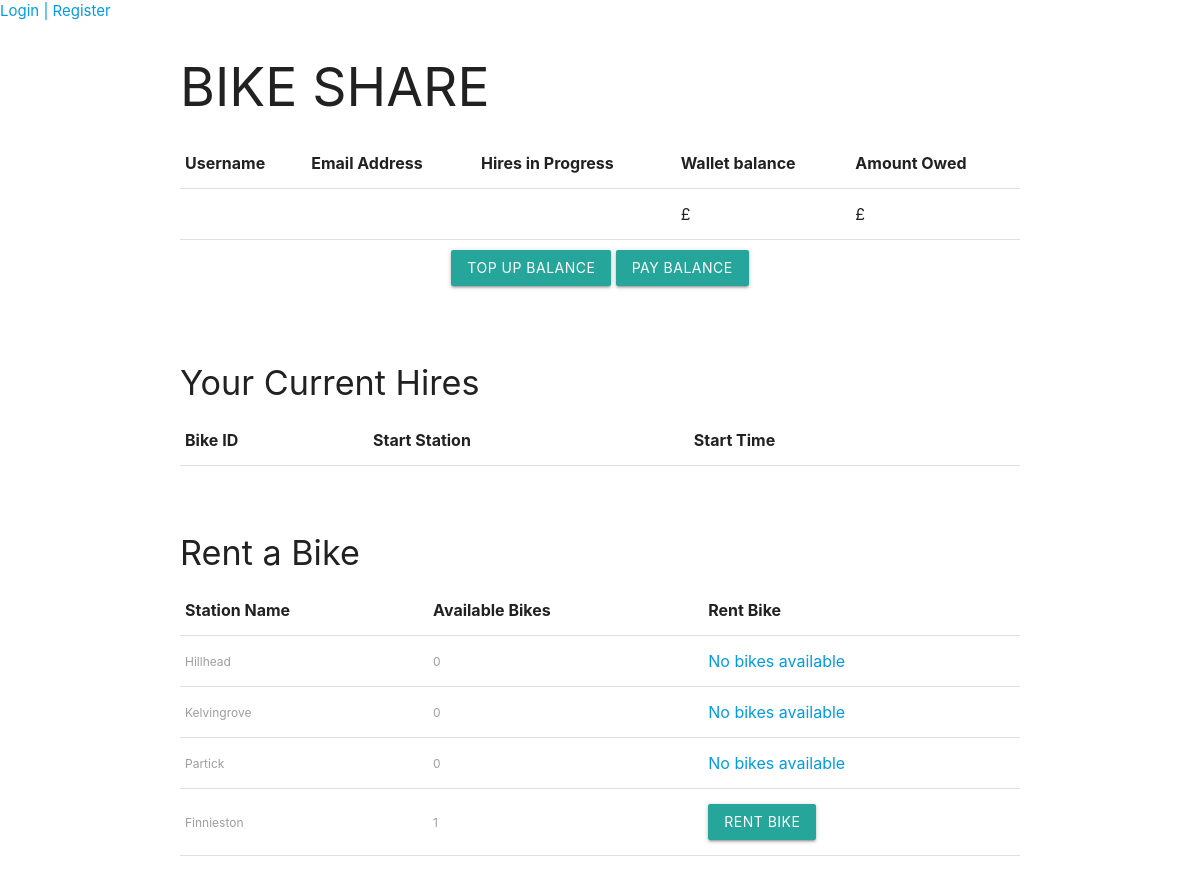
Screenshot of /customer/ with the database file from the repository.
### BikeShare/models.py (models this page shows, shortened)
class Station(models.Model):
    station_name = models.CharField(max_length=100, null=False, default="")
    def number_of_bikes(self):
        available_bikes = self.bike_set.all().filter(in_use=False, is_faulty=False)
        return available_bikes.count()

### BikeShare/views.py (the view)
# urls.py: path('customer/', views.customer_page, name='bikeshare-customer'),
def customer_page(request):
    all_stations = Station.objects.all()
    all_bikes = Bike.objects.all()
    customers_orders = Order.objects.all().filter()
    form = LocationForm()
    context = {
        'all_stations': all_stations,
        'all_bikes': all_bikes,
        'customers_orders': customers_orders,
        'form': form}
    return render(request, 'customer_page.html', context=context)

### BikeShare/templates/customer_page.html (shortened to what this page needs)
{% extends 'base.html' %}
{% block content %}
<body>
    <h2>BIKE SHARE</h2>
    <table align="center">
    <thead>
    <tr>
        <th>Username </th>
        <th>Email Address </th>
        <th>Hires in Progress</th>
        <th>Wallet balance</th>
        <th>Amount Owed</th>
    </tr>
    </thead><tbody>
    <tr>
        <td>{{ request.user.username }}</td>
        <td>{{ request.user.email }}</td>
        <td>{{ request.user.hires_in_progress }}</td>
        <td>£{{ request.user.wallet_balance  }}</td>
        <td>£{{ request.user.amount_owed }}</td>
    </tr>
    </tbody>
    </table>
    <div class="container" align="center" style="padding: 10px">
    <button type="button" id="cancel" class="cancelbtn waves-effect waves-light btn" onclick="location.href='{% url 'bikeshare:top-up' %}'">Top Up Balance</button>
    <button type="button" id="cancel" class="cancelbtn waves-effect waves-light btn" onclick="location.href='{% url 'bikeshare:pay-balance' %}'">Pay Balance</button>
    </div>
    <br><br>
      <h4>Your Current Hires</h4>
    <table>
      <thead>
    <tr>
      <th>Bike ID</th>
      <th>Start Station</th>
        <th>Start Time</th>
        <th></th>
        <th></th>
    </tr>
  </thead>
    </table>
    <br><br>
    <h4>Rent a Bike</h4>
    <table>
  <thead>
    <tr>
      <th align="center">Station Name</th>
      <th>Available Bikes</th>
        <th>Rent Bike</th>
    </tr>
  </thead>
  <tbody>
  {% for station in all_stations %}
      <form action="{% url 'bikeshare:rent_bike' station.id %}" method="post">
    <tr>
      <td>
          <label>{{ station.station_name }} </label>
      </td>
      <td>
        <label>{{ station.number_of_bikes }}</label>
      </td>
        <td>
        {% if station.number_of_bikes > 0  %}
            <button type="submit" class="cancelbtn waves-effect waves-light btn" name="user_id" value="{{ request.user.id }}">Rent Bike</button>
        {% else %}
            <a>No bikes available</a>
        {% endif %}
        </td>
    </tr></form>
  {% endfor %}
  </tbody></table>
    <br><br>
{% endblock %}

### rows the page displays
Station: station_name "Hillhead", number_of_bikes "0", shows "No bikes available"
Station: station_name "Kelvingrove", number_of_bikes "0", shows "No bikes available"
Station: station_name "Partick", number_of_bikes "0", shows "No bikes available"
Station: station_name "Finnieston", number_of_bikes "1"
